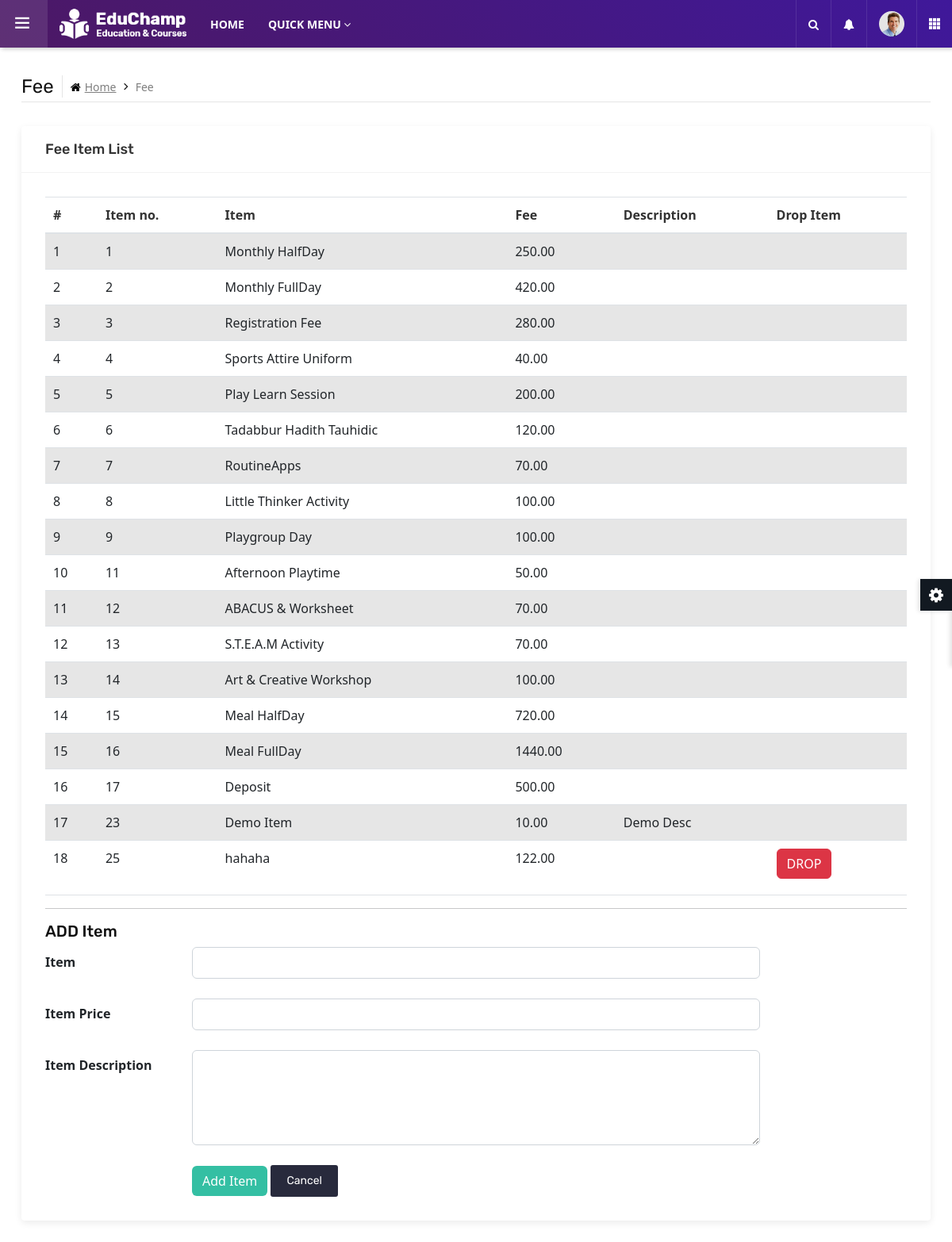
The app's page /feeManage.php (signed in) with its own data.
### tables this page shows
CREATE TABLE `programsyllabus` (
  `prgsID` int(11) NOT NULL,
  `prgsItem` varchar(200) DEFAULT NULL,
  `prgsFee` decimal(8,2) DEFAULT NULL,
  `prgsDesc` varchar(300) DEFAULT NULL
);

### feeManage.php (the view, shortened to what this page needs)
<?php
include "dbconnect.php";
?>
	<main class="ttr-wrapper">
		<div class="container-fluid">
			<div class="db-breadcrumb">
				<h4 class="breadcrumb-title">Fee</h4>
				<ul class="db-breadcrumb-list">
					<li><a href="#"><i class="fa fa-home"></i>Home</a></li>
					<li>Fee</li>
				</ul>
			</div>
			<div class="row">
				<div class="col-lg-12 m-b30">
					<div class="widget-box">
						<div class="wc-title">
							<h4>Fee Item List</h4>
						</div>
						<div class="widget-inner">
                            <table class="table table-striped table-hover ">
                                <thead>
                                    <tr>
                                    <th>#</th>
                                    <th>Item no.</th>
                                    <th>Item</th>
                                    <th>Fee</th>
                                    <th>Description</th>
                                    <th>Drop Item</th>
                                    </tr>
                                </thead>
                                <tbody>
                            <?php
                                $query = "SELECT * FROM programsyllabus";
                                $result = mysqli_query($con, $query);
                                $count = 1;
                                $countStd = 0;
                                while( $row = mysqli_fetch_array($result)){
                                    echo "
                                    <tr>
                                    <td>$count</td>
                                    <td>$row[prgsID]</td>
                                    <td>$row[prgsItem]</td>
                                    <td>$row[prgsFee]</td>
                                    <td>$row[prgsDesc]</td>
                                    <td>
                                    ";
                                    if($count>17){
                                    echo "
                                    <form name = 'dropItemForm' method = 'post' action = 'feeDrop.php'  class = 'dropItem-form'>
                                    <input name = 'prgsID' value = '$row[prgsID]' type = 'hidden' class = 'prgsID'>
                                    <label><button type = 'button' class = 'btn btn-danger' onclick = 'dropItem($countStd)'>DROP</button></label>
                                    </form>
                                    ";
                                    }
                                    echo"
                                    </td>
                                    </tr>
                                    ";
                                    $countStd+=1;
                                    $count+=1;
                                }
                            ?>
                                </tbody>
                            </table>
                            <hr>
                            <form method = "post" action = "feeAdd.php" id = "addItem-form">
                            <h5>ADD Item</h5>
                                <div class="form-group row">
                                <label class="col-sm-2 col-form-label">Item</label>
                                <div class="col-sm-8">
                                <input name="prgsItem" type="text" class = "form-control">
                                </div>
                                </div>
                                <div class="form-group row">
                                <label class="col-sm-2 col-form-label">Item Price</label>
                                <div class="col-sm-8">
                                <input name="prgsFee" type="number" step="0.01" class = "form-control">
                                </div>
                                </div>
                                <div class="form-group row">
                                <label class="col-sm-2 col-form-label">Item Description</label>
                                <div class="col-sm-8">
                                <textarea name="prgsDesc" type="text" class = "form-control"></textarea>
                                </div>
                                </div>
                                <div class="">
									<div class="">
										<div class="row">
											<div class="col-sm-2">
											</div>
											<div class="col-sm-7">
												<button type="button" class="btn green" onclick = "addItem()">Add Item</button>
												<button type="reset" class="btn-secondry">Cancel</button>
											</div>
										</div>
									</div>
								</div>
                            </form>
						</div>
					</div>
				</div>
			</div>
		</div>
	</main>
</body>
</html>

### assets/css/typography.css (style rules this page uses)
body { background-color: #fff; font-family: Rubik; font-size: 16px; font-weight: 400; color:#505050; padding: 0; margin: 0; overflow-x: hidden; -webkit-font-smoothing: antialiased; font-smoothing: antialiased; -moz-osx-font-smoothing: grayscale; scroll-behavior: smooth; }
hr { clear: both; }
section, article, aside, details, figcaption, figure, footer, header, hgroup, main, menu, nav, summary { display: block; }
table { background-color: transparent; width: 100%; }
table thead th { color: #333; }
table td { padding: 15px 10px; }
p, address, pre, hr, ul, ol, dl, dd, table { margin-bottom: 24px; }
h1, h2, h3, h4, h5, h6 { color: #111111; font-family: rubik; margin-top:0; }
h4 { font-size: 22px; line-height: 28px; margin-bottom: 15px; font-weight: 500; }
h5 { font-size: 18px; line-height: 24px; margin-bottom: 10px; font-weight: 500; }
dl, ul, ol { list-style-position: outside; padding: 0; }
ul, ol { margin-bottom: 24px; }
ul li, ol li { padding: 0; }
.m-b30 { margin-bottom: 30px; }

### assets/css/dashboard.css (style rules this page uses)
.ttr-pinned-sidebar.ttr-opened-sidebar .ttr-wrapper { margin-left: 300px; }
.ttr-pinned-sidebar .ttr-wrapper { margin-left: 0; }
.ttr-wrapper { padding-top: 95px; -webkit-transition: margin 200ms cubic-bezier(0.215, 0.610, 0.355, 1.000); -moz-transition: margin 200ms cubic-bezier(0.215, 0.610, 0.355, 1.000); -o-transition: margin 200ms cubic-bezier(0.215, 0.610, 0.355, 1.000); transition: margin 200ms cubic-bezier(0.215, 0.610, 0.355, 1.000); }
.ttr-wrapper { padding-left:15px; padding-right:15px; }
.db-breadcrumb { display:flex; align-items: center; border-bottom: 1px solid rgba(0,0,0,0.1); padding-bottom: 5px; margin-bottom: 30px; }
.db-breadcrumb-list { list-style:none; margin:0; padding:0; }
.breadcrumb-title { margin-bottom: 0; font-weight: 400; border-right: 1px solid rgba(0,0,0,0.1); padding-right: 10px; margin-right: 10px; line-height: 28px; }
.db-breadcrumb-list li { display: inline-block; color: #7f7f7f; font-size: 14px; padding: 0 20px 0px 0; position:relative; }
.db-breadcrumb-list li i { margin-right:5px; color:#000; }
.db-breadcrumb-list li a { color:#7f7f7f; }
.db-breadcrumb-list li:last-child { padding-right:0; }
.db-breadcrumb-list li:after { font-family: FontAwesome; content: "\f105"; position: absolute; color: #000; right: 5px; font-size: 15px; top: -1px; }
.db-breadcrumb-list li:last-child:after { content:none; }
.widget-box { background-color: #fff; box-shadow:0 3px 10px 0px rgba(0,0,0,.08); border-radius: 4px; height: 100%; }
.widget-box .widget-inner { padding:30px; }
.widget-box .wc-title { border-bottom:1px solid rgba(0,0,0,0.05); padding:20px 30px; }
.widget-box .wc-title h4 { font-size:18px; line-height:18px; margin:0; color:#333; font-weight:500; }
@media only screen and (max-width: 1200px) { .ttr-pinned-sidebar .ttr-wrapper { margin-left: 310px; } }
@media only screen and (max-width: 1200px) { .ttr-pinned-sidebar.ttr-opened-sidebar .ttr-wrapper { margin-left: 0; } }

### assets/css/color/color-1.css (style rules this page uses)
:root { --primary: #4c1864; --sc-primary: #4d0a91; }
.bg-primary,.btn,.comments-area .comment-form p input[type="submit"],.pagination > .active > a,.pagination > .active > span,.pagination > .active > a:hover,.pagination > .active > span:hover,.pagination > .active > a:focus,.pagination > .active > span:focus,.feature-filters .active > [class*="btn"],.list-num-count > li:before,.pagination-bx.primary .pagination > li > a, .pagination-bx.primary .pagination > li > span,button.back-to-top,.rev-btn { background-color: #4c1864; }
.course-info-list ul li a.active, .course-info-list ul li a:hover,.btn,.profile-tabnav .nav li a.active,button.back-to-top,.upcoming-event-carousel.owl-btn-1 .owl-prev, .upcoming-event-carousel.owl-btn-1 .owl-next,.courses-carousel .owl-nav .owl-next, .courses-carousel .owl-nav .owl-prev, .recent-news-carousel .owl-nav .owl-next, .recent-news-carousel .owl-nav .owl-prev, .testimonial-carousel .owl-nav .owl-next, .testimonial-carousel .owl-nav .owl-prev { background-color:#f7b205; color:#000; }

### assets/css/shortcodes/form.css (style rules this page uses)
label { font-weight: 600; margin-bottom: 10px; }
.form-group { margin-bottom: 25px; }
.form-control { border-color: #e1e6eb; box-shadow: none; height: 40px; font-size: 13px; line-height: 20px; padding: 9px 12px; }
textarea.form-control { height:120px; }

### assets/css/shortcodes/breadcrumb.css (style rules this page uses)
.table > tbody > tr > td, .table > tbody > tr > th, .table > tfoot > tr > td, .table > tfoot > tr > th, .table > thead > tr > td, .table > thead > tr > th { padding: 10px; }

### records on screen
programsyllabus: prgsID "1", prgsItem "Monthly HalfDay", prgsFee "250.00"
programsyllabus: prgsID "2", prgsItem "Monthly FullDay", prgsFee "420.00"
programsyllabus: prgsID "3", prgsItem "Registration Fee", prgsFee "280.00"
programsyllabus: prgsID "4", prgsItem "Sports Attire Uniform", prgsFee "40.00"
programsyllabus: prgsID "5", prgsItem "Play Learn Session", prgsFee "200.00"
programsyllabus: prgsID "6", prgsItem "Tadabbur Hadith Tauhidic", prgsFee "120.00"
programsyllabus: prgsID "7", prgsItem "RoutineApps", prgsFee "70.00"
programsyllabus: prgsID "8", prgsItem "Little Thinker Activity", prgsFee "100.00"
programsyllabus: prgsID "9", prgsItem "Playgroup Day", prgsFee "100.00"
programsyllabus: prgsID "11", prgsItem "Afternoon Playtime", prgsFee "50.00"
programsyllabus: prgsID "12", prgsItem "ABACUS & Worksheet", prgsFee "70.00"
programsyllabus: prgsID "13", prgsItem "S.T.E.A.M Activity", prgsFee "70.00"
programsyllabus: prgsID "14", prgsItem "Art & Creative Workshop", prgsFee "100.00"
programsyllabus: prgsID "15", prgsItem "Meal HalfDay", prgsFee "720.00"
programsyllabus: prgsID "16", prgsItem "Meal FullDay", prgsFee "1440.00"
programsyllabus: prgsID "17", prgsItem "Deposit", prgsFee "500.00"
programsyllabus: prgsID "23", prgsItem "Demo Item", prgsFee "10.00", prgsDesc "Demo Desc"
programsyllabus: prgsID "25", prgsItem "hahaha", prgsFee "122.00"
